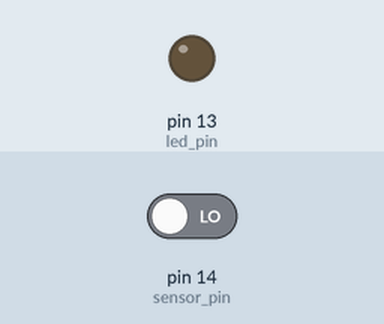
This sketch was run on a simulated Arduino Uno, built with avr-gcc and run on an emulated ATmega328P. On the bench: output pins drawn as LEDs (lit = HIGH). The test bench sets the inputs (shaded band); at power-on: pin 14 (sensor_pin) LOW.

Above: at 2.8 s.
2.9 s: pin 14 (sensor_pin) driven HIGH
At 3.8 s:
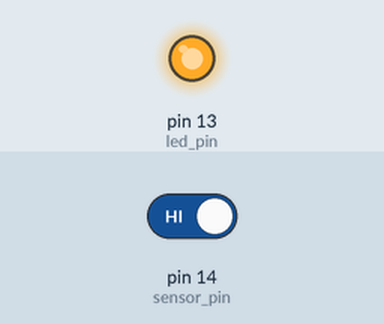
4.5 s: pin 14 (sensor_pin) driven LOW
At 5.3 s:
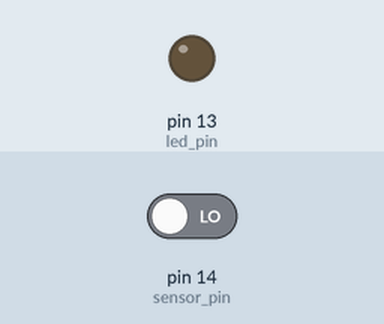
Timing chart, 0 to 7.5 s (numbered marks = the images above; inputs shaded):
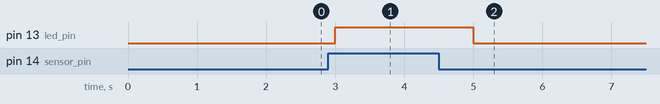

Measured:
- after the input at 2.9 s, pin 13 (led_pin): LOW → HIGH after 0.10 s
- after the input at 4.5 s, pin 13 (led_pin): HIGH → LOW after 0.50 s

The sketch:

infraredMotionSensor.ino
```cpp
int sensor_pin = 14;
int led_pin = 13;

void setup() {
  pinMode(sensor_pin, INPUT);
  pinMode(led_pin, OUTPUT);
}

void loop() {
  digitalWrite(led_pin, digitalRead(sensor_pin));
  delay(1000);
}
```
